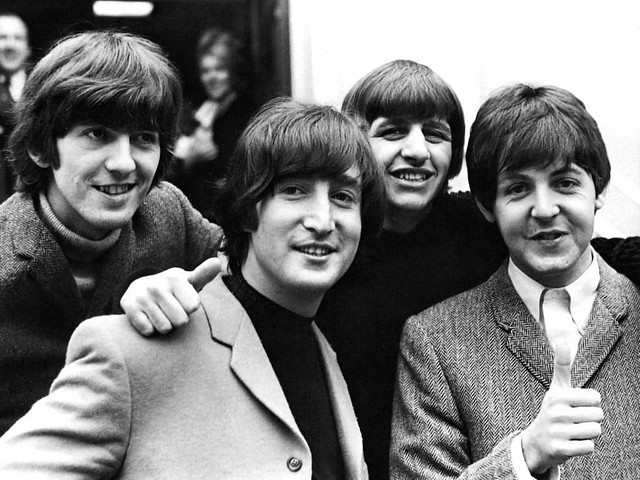
#> input picture in3110/assignment4/data/beatles.jpg, 640 x 480 px
$ python blur_faces.py
#> lines starting #> are read from the running program, lines starting #| are printed output that depends on the picture
### in3110/assignment4/blurring3110/blur_2.py
import cv2
import numpy as np


def convolution_average_np(arr):
    """
    The function blurs an image by applying by applying convolution with
    an averaging kernel.

    :param arr: numpy.ndarray
                3-dimensional numpy array with channels C = 3
    :return: numpy.ndarray
             3-dimensional numpy array with channels C = 3
    """
    src = np.pad(arr, [(1, 1), (1, 1), (0, 0)], mode='edge')

    m1 = src[0:-2, 0:-2, :]
    m2 = src[0:-2, 1:-1, :]
    m3 = src[0:-2, 2:, :]
    m4 = src[1:-1, 0:-2, :]
    m5 = src[1:-1, 2:, :]
    m6 = src[2:, 0:-2, :]
    m7 = src[2:, 1:-1, :]
    m8 = src[2:, 2:, :]

    result = (arr + m1 + m2 + m3 + m4 + m5 + m6 + m7 + m8) / 9

    return result.astype('uint8')


# [15 lines left out: function convert_np, not called in this run]


# [2 lines that do not run on import are left out]

### in3110/assignment4/blurring3110/blur_faces.py
#!/usr/bin/env python3

import cv2
import numpy as np
from blurring3110 import blur_2


def main(input_file, output_file, model, blurring=40):
    """
    The function takes an image, finds faces on it, then blurs faces and tries to find them again.
    It prints out the number og faces found on an un-blurred image and on blurred.
    :param input_file: str
                        Path to input image file
    :param output_file: str
                        Path to output image file
    :param model: str
                        Path to the model used for face recognition.
    :param blurring: int
                        Number of times the image is re-blurred.
    :return: None
    """
#> called with input_file = '../data/beatles.jpg', output_file = '../data/faces_blurred.jpg', blurring = 40

    face_cascade = cv2.CascadeClassifier(model)
    image = cv2.imread(input_file)  # Original image
#> image is the input picture: shape (480, 640, 3); min 0, max 255, mean 121.9
    blurred = np.copy(image).astype("uint32")  # Blurred faces

    faces = face_cascade.detectMultiScale(image, scaleFactor=1.025, minNeighbors=5, minSize=(30, 30))
#> faces = [[194, 55, 40, 40], [353, 84, 121, 121], [476, 135, 133, 133], [56, 93, 126, 126], [246, 141, 142, 142]]
    print('Found {} faces on original image!'.format(len(faces)))
#| Found 5 faces on original image!

    for i, (x, y, w, h) in enumerate(faces):
        face = image[y:y + h, x:x + w]

        for _ in range(blurring):
            face = blur_2.convolution_average_np(face.astype("uint32"))

        blurred[y:y + h, x:x + w] = face
#> this loop made 5 passes
#> pass 1, in main, `face = image[y:y + h, x:x + w]`:
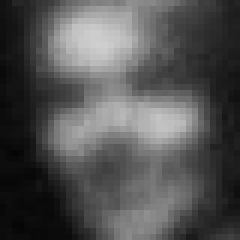
#> face: shape (40, 40, 3) (shown 6 times larger); min 5, max 207, mean 82.8
#> pass 1, in convolution_average_np, `src = np.pad(arr, [(1, 1), (1, 1), (0, 0)], mode='edge')`:
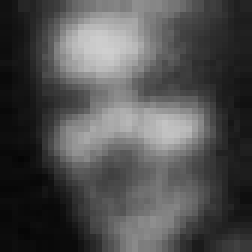
#> src: shape (42, 42, 3) uint32 (shown 6 times larger); min 5, max 207, mean 79.2
#> pass 1, in convolution_average_np, `m1 = src[0:-2, 0:-2, :]`:
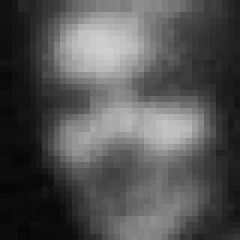
#> m1: shape (40, 40, 3) uint32 (shown 6 times larger); min 5, max 207, mean 83.2
#> pass 1, in convolution_average_np, `m2 = src[0:-2, 1:-1, :]`:
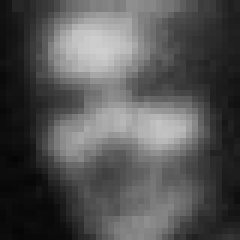
#> m2: shape (40, 40, 3) uint32 (shown 6 times larger); min 5, max 207, mean 83.6
#> after the loop:
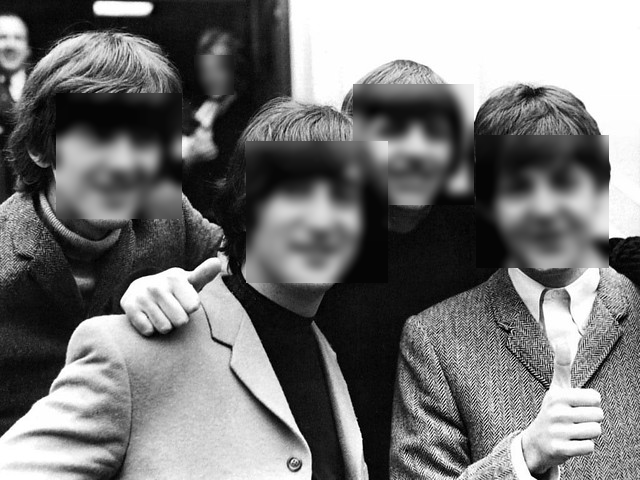
#> blurred: shape (480, 640, 3) uint32; min 0, max 255, mean 118.2

    blurred = blurred.astype('uint8')

    faces_b = face_cascade.detectMultiScale(blurred, scaleFactor=1.025, minNeighbors=5, minSize=(30, 30))
#> faces_b = [[355, 85, 120, 120], [249, 146, 136, 136], [475, 134, 136, 136]]
    print("Found {} faces on blurred image!".format(len(faces_b)))
#| Found 3 faces on blurred image!

    for (x, y, w, h) in faces_b:
        cv2.rectangle(blurred, (x, y), (x + w, y + h), (0, 255, 0), 2)
#> this loop made 3 passes
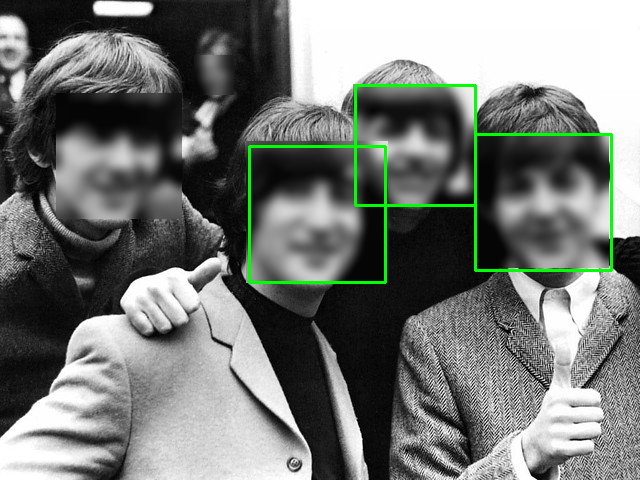
#> blurred: shape (480, 640, 3); mean B, G, R 116.9, 120.6, 116.9

    cv2.imwrite(output_file, blurred)


if __name__ == '__main__':
    main('../data/beatles.jpg', '../data/faces_blurred.jpg', '../data/haarcascade_frontalface_default.xml')

$ run again, with in4110/assignment4/data/rain.jpg copied over in3110/assignment4/data/beatles.jpg
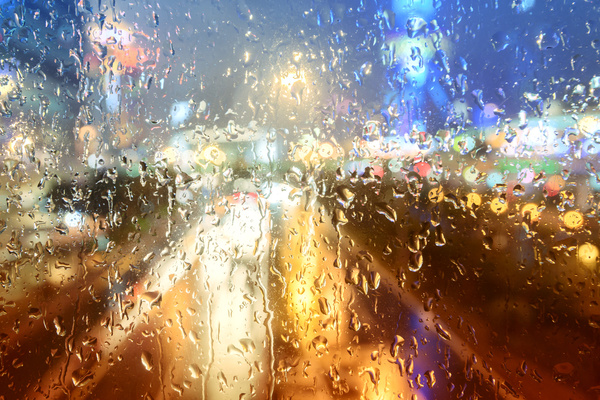
#> input picture in4110/assignment4/data/rain.jpg, 600 x 400 px
#> in main, image is the input picture: shape (400, 600, 3); mean B, G, R 116.5, 131.8, 150.5
#> faces = [[7, 190, 55, 55], [387, 10, 62, 62], [199, 317, 75, 75], [273, 246, 82, 82], [217, 54, 153, 153]]
#| Found 5 faces on original image!
#> the loop in main, `for i, (x, y, w, h) in enumerate(faces):` made 5 passes
#> after the loop in main, `for i, (x, y, w, h) in enumerate(faces):`:
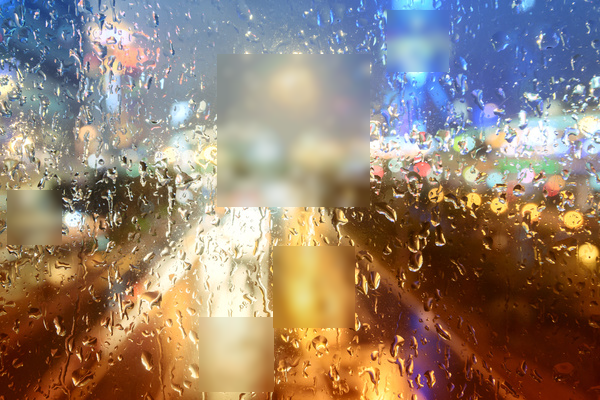
#> blurred: shape (400, 600, 3) uint32; mean B, G, R 113.6, 128.8, 147.5
#> faces_b = [[280, 254, 72, 72], [214, 62, 149, 149]]
#| Found 2 faces on blurred image!
#> the loop in main, `for (x, y, w, h) in faces_b:` made 2 passes
#> after the loop in main, `for (x, y, w, h) in faces_b:`:
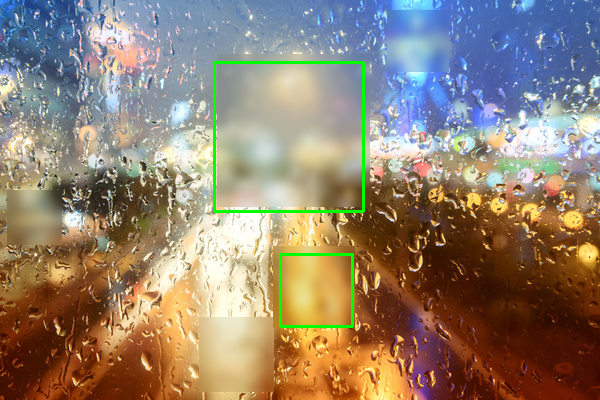
#> blurred: shape (400, 600, 3); mean B, G, R 112.2, 129.9, 145.5
